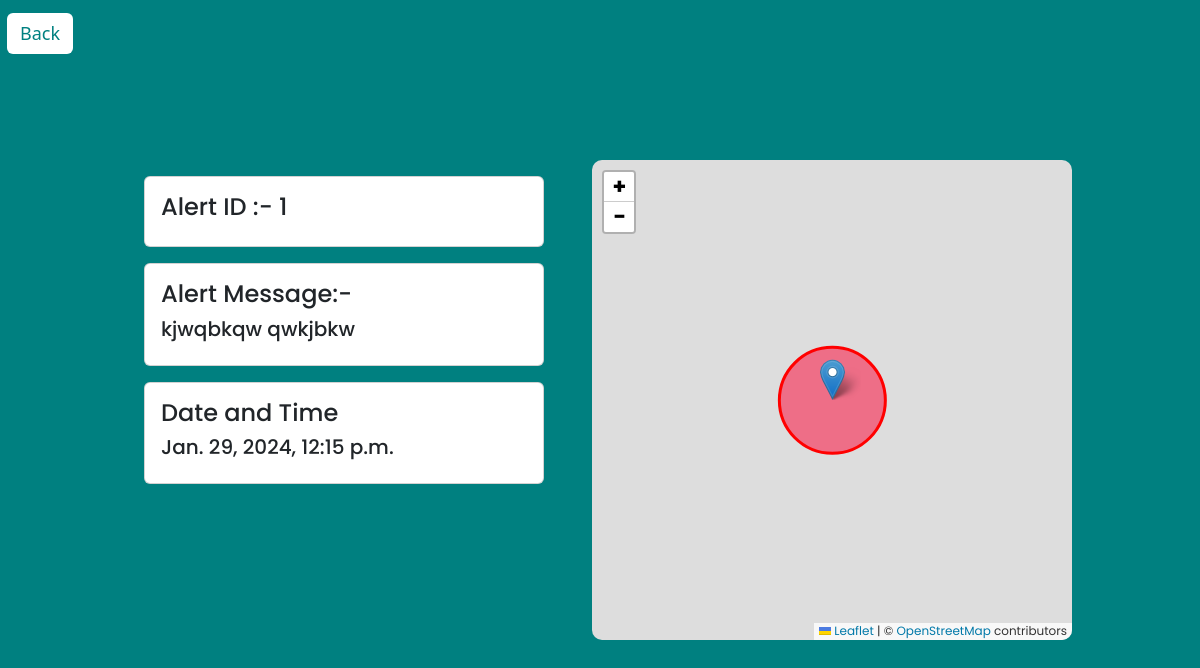
The page /va/1 on the database its author committed.
### drugapp/models.py (models this page shows, shortened)
class Alerts(models.Model):
    aid = models.AutoField(primary_key=True)
    alertText = models.TextField()
    alertby=models.TextField()
    lat = models.FloatField(blank=True, null=True)
    lon = models.FloatField(blank=True, null=True)
    viewed=models.BooleanField(default=False)
    atime= models.DateTimeField(auto_now_add=True)

### drugapp/views.py (the view)
# urls.py: path('va/<int:id>',views.viewalert,name='va'),
def viewalert(request,id):
    a = get_object_or_404(Alerts, aid=id)
    a.viewed = True
    a.save()
    return render(request,'viewalert.html',{'f':a})

### drugapp/templates/viewalert.html (shortened to what this page needs)
<!doctype html>
<html lang="en">
  <head>
    <link rel="stylesheet" href="https://unpkg.com/leaflet@1.9.4/dist/leaflet.css" />
    <link href="https://cdn.jsdelivr.net/npm/bootstrap@5.3.2/dist/css/bootstrap.min.css" rel="stylesheet">
  </head>
  <body>
    <a href="{% url 'almsg' %}" class="btn" style="top: 1%; margin: 5px; left:2px; position: absolute; background-color: white; color: teal; font-size: large;">Back</a>
    <div class="container-fluid">
      <div class="info">
        <div class="card">
          <h4>Alert ID :- {{f.aid}}</h4>
        </div>
        <div class="card">
          <h4 class="card-title">Alert Message:-</h4>
          <h5>{{f.alertText}}</h5>
        </div>
        <div class="card">
          <h4 class="cart">Date and Time</h4>
          <h5>{{f.atime}}</h5>
        </div>
      </div>
      <div>
        <div id="map"></div>
    </div>
    </div>
  </body>
</html>

### drugapp/templates/viewalert.html (style rules this page uses)
* { font-family: 'Poppins', sans-serif; }
.container-fluid { background-color: teal; display: flex; width: 100vh; gap:2rem; justify-content: center; height: 100vh; align-content: center; flex-wrap: wrap; }
.card { display: flex; flex-direction: column; align-content:space-evenly; padding: 1rem; margin: 1rem; width: 25rem; }
#map { border-radius: 10px; height: 30rem; width: 30rem; }

### rows shown on the page
Alerts: aid "1", alertText "kjwqbkqw qwkjbkw", atime "Jan. 29, 2024, 12:15 p.m."
